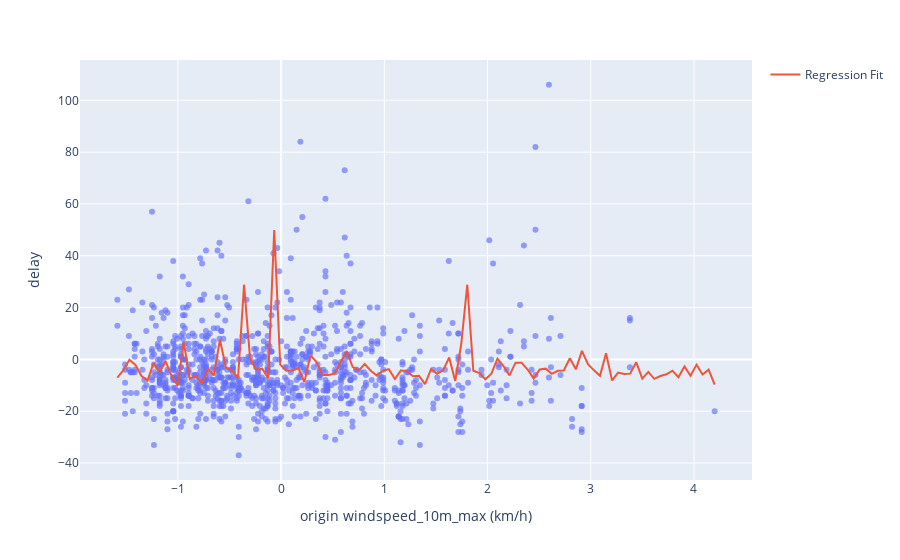

Notebook code for this chart:
### Code cell
feature = 'origin windspeed_10m_max (km/h)'
x_range = np.linspace(X[feature].min(), X[feature].max(), 100)

fig = px.scatter(df, x=feature, y='delay', opacity=0.65)
fig.add_traces(go.Scatter(x=x_range, y=y_pred, name='Regression Fit'))
fig.show()

### Figure 1 — Plotly figure (JSON) as saved in the notebook; plotly's stock layout.template omitted (floating-point values rounded to 4 significant figures; data arrays with more than 128 entries replaced by an {"elided": "..."} marker saying what was removed)
{"data": [{"hovertemplate": "origin windspeed_10m_max (km/h)=%{x}<br>delay=%{y}<extra></extra>", "legendgroup": "", "marker": {"color": "#636efa", "opacity": 0.65, "symbol": "circle"}, "mode": "markers", "name": "", "orientation": "v", "showlegend": false, "type": "scatter", "x": {"elided": "960 float values"}, "xaxis": "x", "y": {"elided": "960 int values"}, "yaxis": "y"}, {"name": "Regression Fit", "type": "scatter", "x": [-1.587, -1.529, -1.47, -1.412, -1.353, -1.295, -1.236, -1.178, -1.119, -1.061, -1.002, -0.9439, -0.8855, -0.827, -0.7686, -0.7101, -0.6516, -0.5932, -0.5347, -0.4763, -0.4178, -0.3594, -0.3009, -0.2424, -0.184, -0.1255, -0.06706, -0.008603, 0.04986, 0.1083, 0.1668, 0.2252, 0.2837, 0.3421, 0.4006, 0.4591, 0.5175, 0.576, 0.6344, 0.6929, 0.7514, 0.8098, 0.8683, 0.9267, 0.9852, 1.044, 1.102, 1.161, 1.219, 1.277, 1.336, 1.394, 1.453, 1.511, 1.57, 1.628, 1.687, 1.745, 1.804, 1.862, 1.921, 1.979, 2.037, 2.096, 2.154, 2.213, 2.271, 2.33, 2.388, 2.447, 2.505, 2.564, 2.622, 2.68, 2.739, 2.797, 2.856, 2.914, 2.973, 3.031, 3.09, 3.148, 3.207, 3.265, 3.324, 3.382, 3.44, 3.499, 3.557, 3.616, 3.674, 3.733, 3.791, 3.85, 3.908, 3.967, 4.025, 4.083, 4.142, 4.2], "y": {"elided": "192 float values"}}], "layout": {"legend": {"tracegroupgap": 0}, "margin": {"t": 60}, "xaxis": {"anchor": "y", "domain": [0, 1], "title": {"text": "origin windspeed_10m_max (km/h)"}}, "yaxis": {"anchor": "x", "domain": [0, 1], "title": {"text": "delay"}}}}
